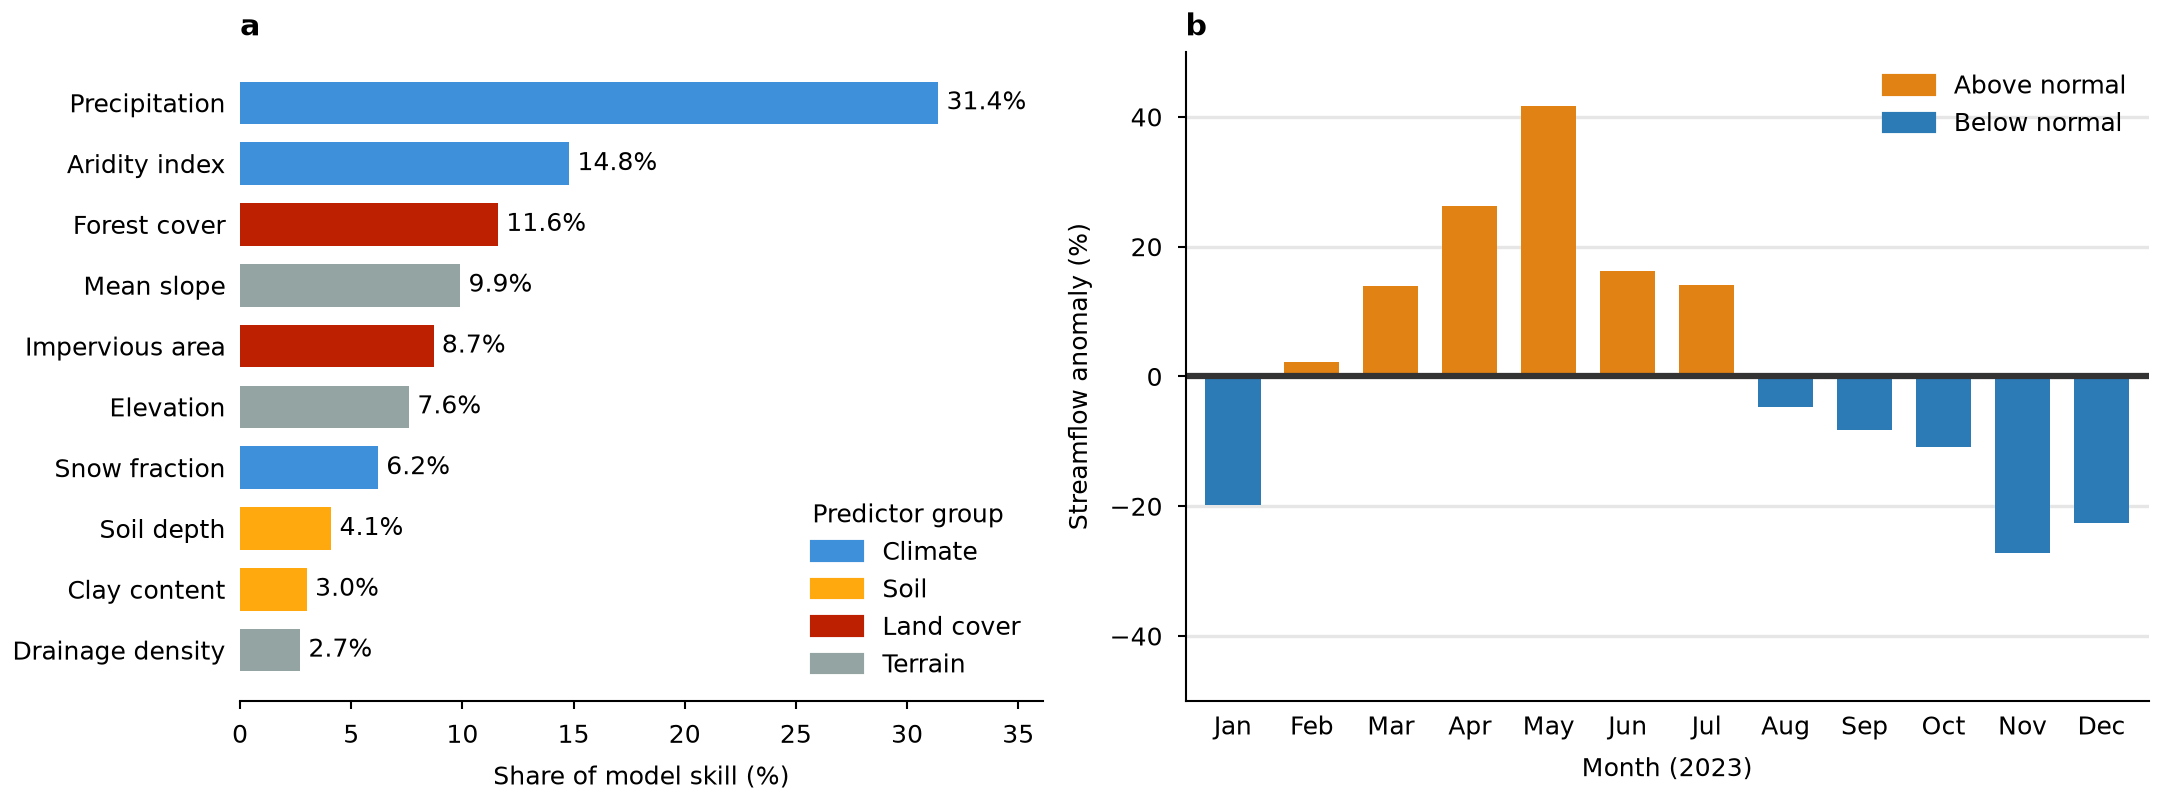

The Python source for this figure:
"""Bar charts: sorted horizontal bars colored by group (a) and signed bars colored by sign (b).
Synthetic predictor importance for a streamflow model and monthly streamflow anomalies."""

import os
from pathlib import Path

import matplotlib.pyplot as plt
import numpy as np
from matplotlib.patches import Patch

MM = 1 / 25.4
STYLE_DIR = Path(__file__).resolve().parent / "../../../styles"
GROUP_COLORS = {"Climate": "C0", "Soil": "C1", "Land cover": "C2",
                 "Terrain": "C3"}
# Predictor, group, and share of model skill (%). Shares add to 100.
PREDICTORS = [
    ("Precipitation", "Climate", 31.4), ("Snow fraction", "Climate", 6.2),
    ("Aridity index", "Climate", 14.8), ("Soil depth", "Soil", 4.1),
    ("Clay content", "Soil", 3.0), ("Forest cover", "Land cover", 11.6),
    ("Impervious area", "Land cover", 8.7), ("Mean slope", "Terrain", 9.9),
    ("Elevation", "Terrain", 7.6), ("Drainage density", "Terrain", 2.7),
]
MONTHS = ["Jan", "Feb", "Mar", "Apr", "May", "Jun", "Jul", "Aug", "Sep", "Oct", "Nov",
          "Dec"]
SIGN_COLORS = {"Above normal": "#e08214", "Below normal": "#2c7bb6"}


def sorted_bars(ax):
    """Largest bar at the top; the value printed just past each bar end."""
    ranked = sorted(PREDICTORS, key=lambda p: p[2])  # barh draws the first entry at the bottom
    names = [name for name, _, _ in ranked]
    values = [value for *_, value in ranked]
    colors = [GROUP_COLORS[group] for _, group, _ in ranked]
    bars = ax.barh(names, values, height=0.7, color=colors)
    ax.bar_label(bars, labels=[f"{v:.1f}%" for v in values], padding=2)
    ax.set_xlim(0, 1.15 * max(values))
    ax.tick_params(axis="y", length=0)
    ax.spines["left"].set_visible(False)
    ax.set_xlabel("Share of model skill (%)")
    handles = [Patch(color=color, label=group) for group, color in GROUP_COLORS.items()]
    ax.legend(handles=handles, loc="lower right", frameon=False, title="Predictor group",
              alignment="left")


def signed_bars(ax, anomaly):
    """Color by sign, with a zero line the bars grow from."""
    colors = [SIGN_COLORS["Above normal" if v >= 0 else "Below normal"] for v in anomaly]
    ax.bar(range(len(MONTHS)), anomaly, width=0.7, color=colors)
    ax.axhline(0, color="0.2")
    ax.set_xticks(range(len(MONTHS)), labels=MONTHS)
    ax.tick_params(axis="x", length=0)
    ax.set_xlim(-0.6, len(MONTHS) - 0.4)
    top = 10 * np.ceil(np.abs(anomaly).max() / 10)
    ax.set_ylim(-top, top)
    ax.set_axisbelow(True)
    ax.grid(axis="y", color="0.9")
    ax.set(ylabel="Streamflow anomaly (%)", xlabel="Month (2023)")
    handles = [Patch(color=color, label=label) for label, color in SIGN_COLORS.items()]
    ax.legend(handles=handles, loc="upper right", frameon=False)


def main():
    rng = np.random.default_rng(12)
    season = 28 * np.sin(2 * np.pi * (np.arange(12) - 1.5) / 12)
    anomaly = season + rng.normal(0, 9, 12)
    default = STYLE_DIR / "default.mplstyle"
    sheets = [default] if default.is_file() else []
    if selected := os.environ.get("CEDALION_STYLE"):
        sheet = Path(selected).expanduser()
        sheets.append(sheet if sheet.is_file() else STYLE_DIR / (selected.removesuffix(".mplstyle") + ".mplstyle"))
    width_mm = float(os.environ.get("CEDALION_WIDTH_MM", 183))
    with plt.style.context(sheets):
        fig, axes = plt.subplots(1, 2, figsize=(width_mm * MM, 68 * MM),
                                 gridspec_kw={"width_ratios": [1, 1.2]},
                                 layout="constrained")
        sorted_bars(axes[0])
        signed_bars(axes[1], anomaly)
        for ax, letter in zip(axes, "ab"):
            ax.annotate(letter, xy=(0, 1), xycoords="axes fraction", xytext=(0, 4),
                        textcoords="offset points", fontweight="bold", fontsize="large")
        fig.savefig(os.environ.get("CEDALION_SNIPPET_PNG", Path(__file__).with_name("snippet.png")), dpi=300)
        plt.close(fig)


if __name__ == "__main__":
    main()
